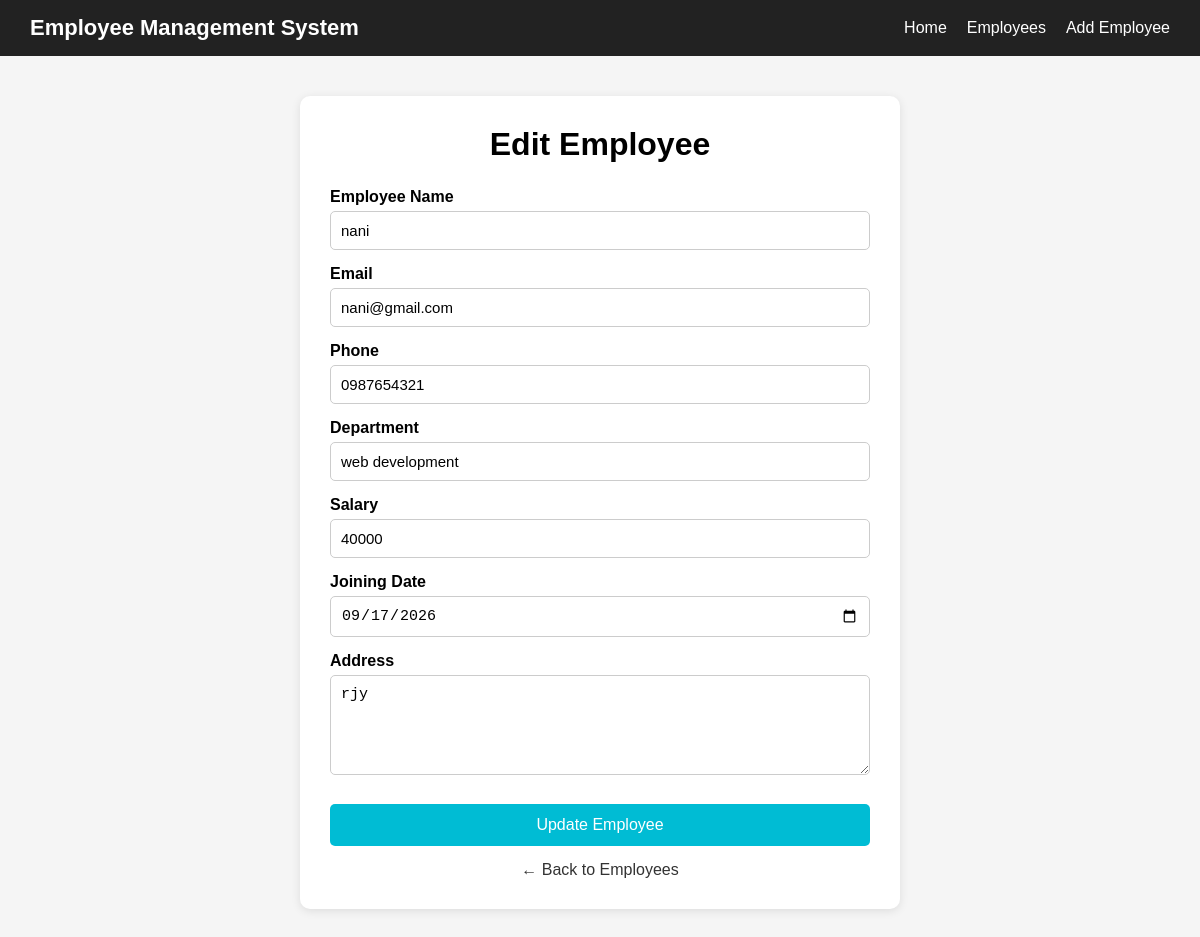
Before: /edit-employee/4 (signed in) with the older database file.
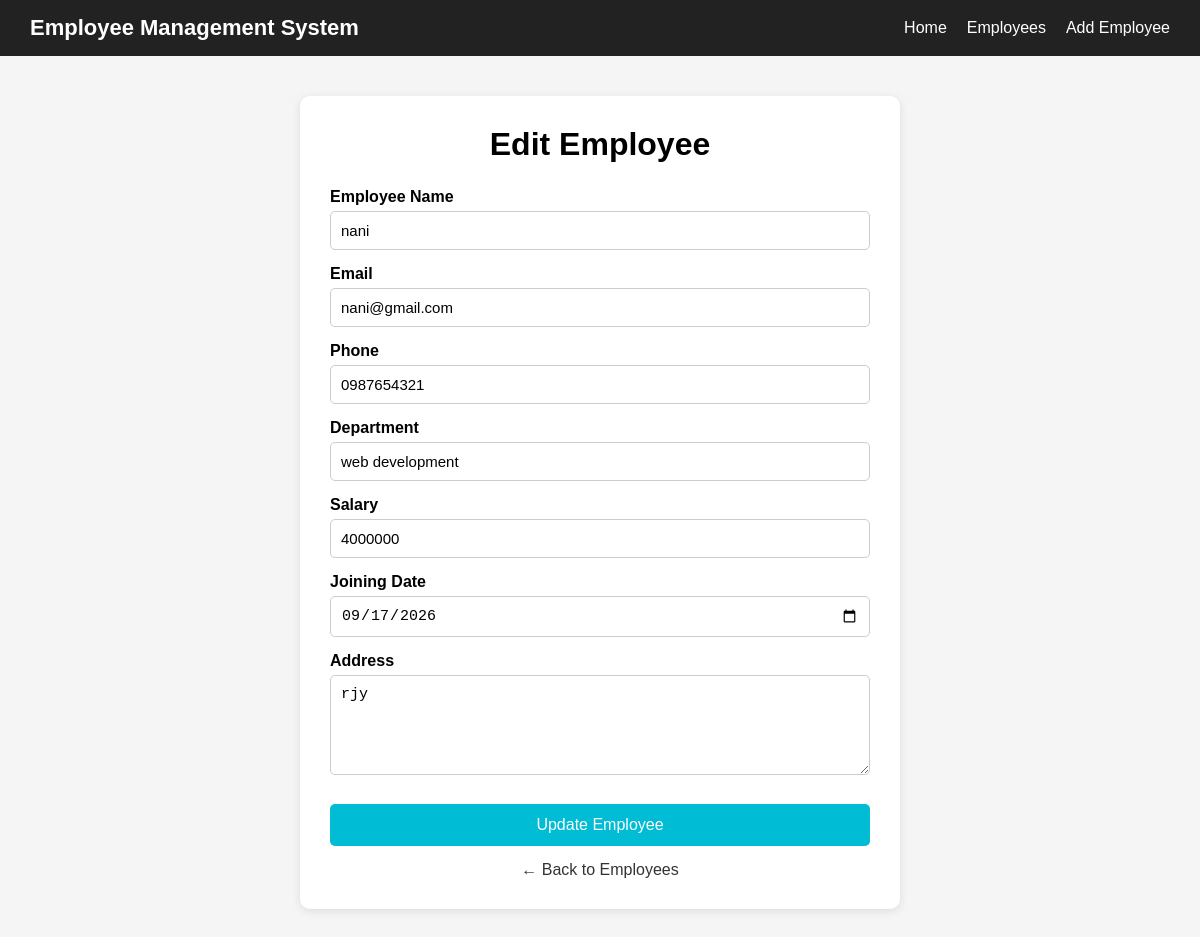
After: the same page with the newer database file.
### tables this page shows
CREATE TABLE employees (

            id INTEGER PRIMARY KEY AUTOINCREMENT,

            name TEXT NOT NULL,

            email TEXT NOT NULL,

            phone TEXT NOT NULL,

            department TEXT NOT NULL,

            salary INTEGER NOT NULL,

            joining_date TEXT NOT NULL,

            address TEXT

        );

### server.py (the view, shortened to what this page needs)
@app.route("/edit-employee/<int:id>")
def edit_employee_page(id):
    if "username" not in session:
        return redirect("/login")
    connection = get_database_connection()
    cursor = connection.cursor()
    cursor.execute("""
        SELECT *
        FROM employees
        WHERE id = ?
    """, (id,))
    employee = cursor.fetchone()
    connection.close()
    return render_template(
        "edit-employee.html",
        employee=employee
    )

### server.py (called while the page is built)
def get_database_connection():
    connection = sqlite3.connect("users.db")
    connection.row_factory = sqlite3.Row
    return connection

### templates/edit-employee.html (shortened to what this page needs)
<!DOCTYPE html>
<html lang="en">
<head>
</head>
<body>
    <nav class="navbar">
        <div class="logo">
            Employee Management System
        </div>
        <ul class="nav-links">
            <li>
                <a href="/">
                    Home
                </a>
            </li>
            <li>
                <a href="/employee">
                    Employees
                </a>
            </li>
            <li>
                <a href="/add-employe">
                    Add Employee
                </a>
            </li>
        </ul>
    </nav>
    <div class="container">
        <h1>
            Edit Employee
        </h1>
        <form
            action="/edit-employee/{{ employee['id'] }}"
            method="POST">
            <label>
                Employee Name
            </label>
            <input
                type="text"
                name="name"
                value="{{ employee['name'] }}"
                required>
            <label>
                Email
            </label>
            <input
                type="email"
                name="email"
                value="{{ employee['email'] }}"
                required>
            <label>
                Phone
            </label>
            <input
                type="text"
                name="phone"
                value="{{ employee['phone'] }}"
                required>
            <label>
                Department
            </label>
            <input
                type="text"
                name="department"
                value="{{ employee['department'] }}"
                required>
            <label>
                Salary
            </label>
            <input
                type="number"
                name="salary"
                value="{{ employee['salary'] }}"
                required>
            <label>
                Joining Date
            </label>
            <input
                type="date"
                name="joining_date"
                value="{{ employee['joining_date'] }}"
                required>
            <label>
                Address
            </label>
            <textarea
                name="address"
                required>{{ employee['address'] }}</textarea>
            <button
                type="submit"
                class="update-btn">
                Update Employee
            </button>
        </form>
        <a href="/employee"
           class="back-btn">
            ← Back to Employees
        </a>
    </div>
</body>
</html>

Changed rows visible on the page:
changed employees "nani": salary "40000" → "4000000"
